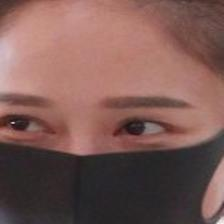
#> input picture self-built-masked-face-recognition-dataset/AFDB_masked_face_dataset/chenqiaoen/0_0_18.jpg, 224 x 224 px, found by its file name; its folder holds only this picture in this run
$ python dataAugmentation.py
#> lines starting #> are read from the running program, lines starting #| are printed output that depends on the picture; after the words box and inside, x2 and y2 are one past the last pixel; in counts of white or black regions, pixels touching at a corner belong together
# this program is to find people whose images are not enough
# we decided we at least need 5
# for people who don't have enough images, we augment them to produce more

import numpy as np
import os
from PIL import Image
def addNoise(imageFullPath, savePath):
    img = Image.open(imageFullPath)
#> img is the input picture: PIL image 224x224 RGB; mean R, G, B 123.7, 90, 84.7
    img = np.array(img)
    noiseNum = np.random.randint(224*224/4)
    x = [np.random.randint(224) for i in range(noiseNum)]
    y = [np.random.randint(224) for i in range(noiseNum)]
    for i in range(len(x)):
        noiseAdd = np.random.randint(5, 1000)
        noise = np.random.randint(noiseAdd, size=(3))
        img[x[i]][y[i]] = img[x[i]][y[i]] + noise
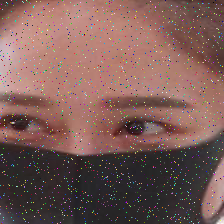
#> img: shape (224, 224, 3); 5.29% of pixels changed, all inside (x1, y1, x2, y2) = (0, 0, 224, 224)
    img = np.clip(img, 0, 255)
    img = Image.fromarray(img, "RGB")
    img.save(savePath)


def flipHorizontally(imageFullPath, savePath):
    img = Image.open(imageFullPath)
    img = np.array(img)
    flipped = np.fliplr(img)
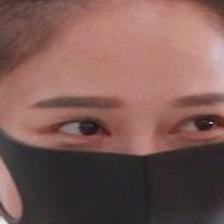
#> flipped: shape (224, 224, 3); mean R, G, B 123.7, 90, 84.7
    flipped = Image.fromarray(flipped, 'RGB')
    flipped.save(savePath)


def rotate(imageFullPath, savePath):
    rotationAngle = 5
    """
    rotationAngle = np.random.randint(-20, 20)

    """
    img = Image.open(imageFullPath)
    rotatedImg = img.rotate(rotationAngle)
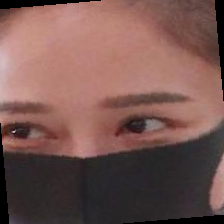
#> rotatedImg: PIL image 224x224 RGB; mean R, G, B 119, 86.2, 80.9
    rotatedImg.save(savePath)

def darkAblock(imageFullPath, savePath):
    img = Image.open(imageFullPath)
    img = np.array(img)
    width = np.random.randint(0, 50)
    length = np.random.randint(0, 50)
    start_x = np.random.randint(0, 244)
    start_y = np.random.randint(0, 244)
    end_x = (start_x+width) if start_x+width<224 else 223
    end_y = (start_y+length) if start_y+length<224 else 223

    for i in range(start_x, end_x):
        for j in range(start_y, end_y):
            img[j][i] = 0
    finalImg = Image.fromarray(img, 'RGB')
    finalImg.save(savePath)

def randomComb(imageFullPath, savePath):
    if np.random.randint(100)>50:
        addNoise(originalImage, randomName)
    if np.random.randint(100)>50:
        rotate(randomName, randomName)
    if np.random.randint(100)>50:
        flipHorizontally(randomName, randomName)
    if np.random.randint(100)>50:
        darkAblock(randomName, randomName)

if __name__ == "__main__":

# find all person whose images are not enough

    maskFoldrAddr = 'self-built-masked-face-recognition-dataset/AFDB_masked_face_dataset'
    personToAugment = os.listdir(maskFoldrAddr)
    # augment
    processedNum = 0
    for person in personToAugment:
        folderFullPath = os.path.join(maskFoldrAddr, person)
        images = os.listdir(folderFullPath)
        imageNum = len(images)
        # choose what augmentation we do

        for image in images:
            imageFullPath = os.path.join(folderFullPath, image)
            name, extension = image.split('.')

            saveName = name+"_noise."+extension
            saveFullPath = os.path.join(folderFullPath, saveName)
            addNoise(imageFullPath, saveFullPath)

            saveName = name+"_flip."+extension
            saveFullPath = os.path.join(folderFullPath, saveName)
            flipHorizontally(imageFullPath, saveFullPath)

            saveName = name+"_rotate."+extension
            saveFullPath = os.path.join(folderFullPath, saveName)
            rotate(imageFullPath, saveFullPath)

            saveName = name+"_dark."+extension
            saveFullPath = os.path.join(folderFullPath, saveName)
            darkAblock(imageFullPath, saveFullPath)

        wantPicNum = 130
        n=1
        while len(os.listdir(folderFullPath))<wantPicNum:
            images = os.listdir(folderFullPath)
            for image in images:
                imageFullPath = os.path.join(folderFullPath, image)
                saveName = name+"_rotate"+ str(n)+'.'+extension
                saveFullPath = os.path.join(folderFullPath, saveName)
                rotate(imageFullPath, saveFullPath)
                n+=1
                if len(os.listdir(folderFullPath))==wantPicNum:
                    break

$ run again, on self-built-masked-face-recognition-dataset/AFDB_masked_face_dataset/duhaitao/0_0_10_noise.jpg
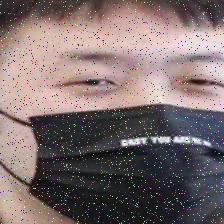
#> input picture self-built-masked-face-recognition-dataset/AFDB_masked_face_dataset/duhaitao/0_0_10_noise.jpg, 224 x 224 px, found by its file name
#> in addNoise, img is the input picture: PIL image 224x224 RGB; mean R, G, B 124.5, 110.1, 110.1
#> after the loop in addNoise, `for i in range(len(x)):`:
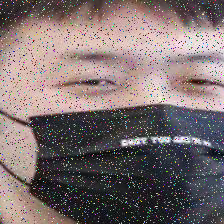
#> img: shape (224, 224, 3); 5.29% of pixels changed, all inside (x1, y1, x2, y2) = (0, 0, 224, 224)
#> in rotate, `rotatedImg = img.rotate(rotationAngle)`:
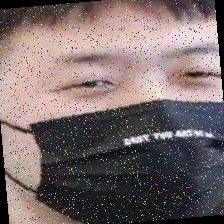
#> rotatedImg: PIL image 224x224 RGB; mean R, G, B 120.3, 106.4, 106.4
#> wantPicNum = 130

$ run again, on self-built-masked-face-recognition-dataset/AFDB_masked_face_dataset/chenqiaoen/0_0_28_noise.jpg
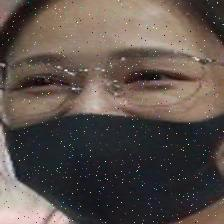
#> input picture self-built-masked-face-recognition-dataset/AFDB_masked_face_dataset/chenqiaoen/0_0_28_noise.jpg, 224 x 224 px, found by its file name
#> in addNoise, img is the input picture: PIL image 224x224 RGB; mean R, G, B 91.1, 80.4, 74.6
#> after the loop in addNoise, `for i in range(len(x)):`:
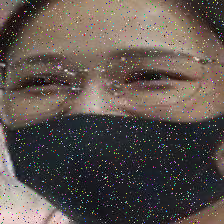
#> img: shape (224, 224, 3); 5.29% of pixels changed, all inside (x1, y1, x2, y2) = (0, 0, 224, 224)
#> in rotate, `rotatedImg = img.rotate(rotationAngle)`:
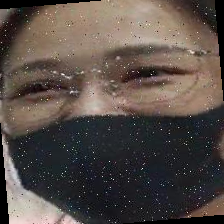
#> rotatedImg: PIL image 224x224 RGB; mean R, G, B 86.5, 76.5, 70.9
